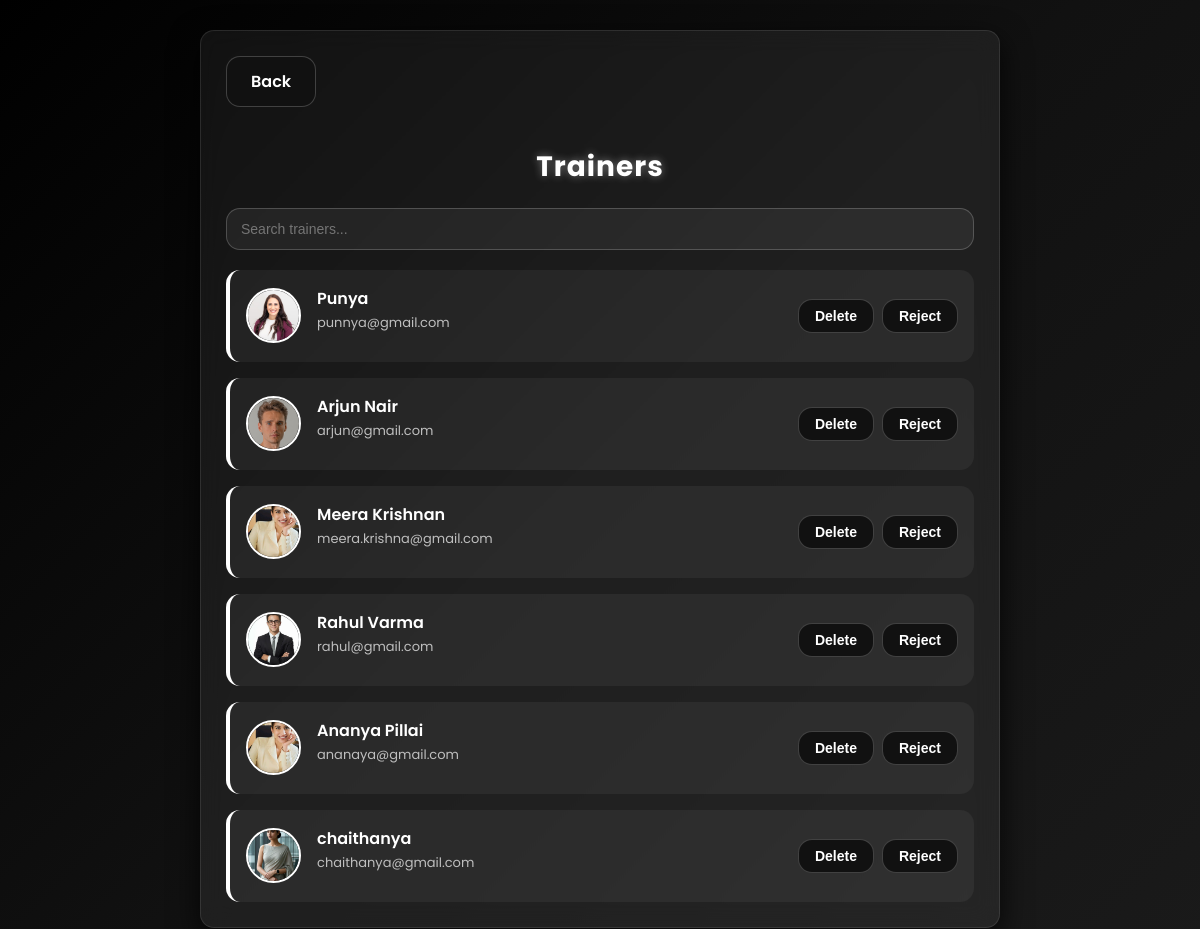
/trainerlist/, run on the app's committed database.
### danceapp/models.py (models this page shows)
class Trainer(models.Model):
    name=models.CharField(max_length=100,null=True,blank=True)
    email=models.EmailField(max_length=100,null=True,blank=True,unique=True)
    phone=models.IntegerField(null=True,blank=True)
    password=models.CharField(max_length=20,null=True,blank=True)
    experience=models.IntegerField(null=True,blank=True)
    idproof=models.FileField(upload_to='images/',null=True,blank=True)
    GENDER_CHOICES=[
        ('M','male'),
        ('F','female'),
        ('O','other'),
    ]
    gender=models.CharField(max_length=1,choices=GENDER_CHOICES,null=True,blank=True)
    image=models.FileField(upload_to='images/',null=True,blank=True)
    isapproved=models.BooleanField(default=False)
    isrejected=models.BooleanField(default=False)

### danceapp/views.py (the view)
# urls.py: path('trainerlist/',views.trainerlist,name='trainerlist'),
def trainerlist(request):
    trainer=models.Trainer.objects.all()
    return render(request,'trainerlist.html',{'trainer':trainer})

### danceapp/templates/trainerlist.html (shortened to what this page needs)
<!DOCTYPE html>
<html lang="en">
<head>
</head>
<body>
<div class="container">
<a href="/adminhome/" class="back-btn">Back</a>
<h1>Trainers</h1>
<div class="search-bar">
<input type="text" id="searchInput" placeholder="Search trainers...">
</div>
<div class="user-list" id="userList">
{% for t in trainer %}
<div class="user-card">
<div class="avatar">
{% if t.image %}
<img src="{{t.image.url}}" alt="avatar">
{% endif %}
</div>
<div class="info">
<p class="name">{{t.name}}</p>
<p class="sub">{{t.email}}</p>
</div>
<a href="/deletetrainer/{{t.id}}">
<button class="delete-btn">Delete</button>
</a>
{% if not t.isapproved %}
<a href="/approveuser/{{t.id}}">
<button class="approve-btn">Approve</button>
</a>
{% elif not t.isrejected %}
<a href="/rejectuser/{{t.id}}">
<button class="reject-btn">Reject</button>
</a>
{% endif %}
</div>
{% endfor %}
</div>
</div>
</body>
</html>

### danceapp/templates/trainerlist.html (style rules this page uses)
:root { --bg-dark:#000; --panel:rgba(255,255,255,0.06); --card-bg:rgba(255,255,255,0.05); --text:#ffffff; --muted:#bfbfbf; --accent:#ffffff; --radius:14px; --shadow:0 10px 30px rgba(0,0,0,0.8); }
* { box-sizing:border-box; }
body { margin:0; font-family:'Poppins',sans-serif; background:linear-gradient(135deg,#000,#111,#1a1a1a); color:var(--text); display:flex; justify-content:center; min-height:100vh; padding:30px; }
.container { width:100%; max-width:800px; background:var(--panel); backdrop-filter:blur(12px); border-radius:var(--radius); padding:25px; box-shadow:var(--shadow); border:1px solid rgba(255,255,255,0.1); }
h1 { text-align:center; font-size:28px; margin-bottom:20px; font-weight:700; color:#fff; letter-spacing:1px; text-shadow:0 0 8px rgba(255,255,255,0.4); }
.back-btn { display:inline-block; background:#111; color:#fff; padding:12px 24px; text-decoration:none; border-radius:var(--radius); font-size:16px; font-weight:600; margin-bottom:20px; border:1px solid rgba(255,255,255,0.2); transition:0.3s; }
.search-bar { display:flex; gap:10px; flex-wrap:wrap; margin-bottom:20px; }
.search-bar input { flex:1; padding:12px 14px; border-radius:var(--radius); border:1px solid rgba(255,255,255,0.2); background:rgba(255,255,255,0.06); color:var(--text); font-size:14px; outline:none; transition:0.3s; }
.user-list { display:flex; flex-direction:column; gap:16px; }
.user-card { display:flex; align-items:center; background:var(--card-bg); padding:16px; border-radius:var(--radius); transition:0.3s; border-left:4px solid #fff; }
.avatar { width:55px; height:55px; border-radius:50%; overflow:hidden; margin-right:16px; border:2px solid #fff; transition:0.3s; }
.avatar img { width:100%; height:100%; object-fit:cover; }
.info { flex:1; }
.name { font-size:16px; font-weight:600; margin:0; }
.sub { font-size:13px; color:var(--muted); margin-top:2px; }
.delete-btn, .approve-btn, .reject-btn { padding:8px 16px; border-radius:var(--radius); font-weight:600; font-size:14px; border:1px solid rgba(255,255,255,0.2); cursor:pointer; transition:0.3s; margin-left:8px; background:#111; color:#fff; }

### data on the page
Trainer: image (picture), name "Punya", email "punnya@gmail.com"
Trainer: image (picture), name "Arjun Nair", email "arjun@gmail.com"
Trainer: image (picture), name "Meera Krishnan", email "meera.krishna@gmail.com"
Trainer: image (picture), name "Rahul Varma", email "rahul@gmail.com"
Trainer: image (picture), name "Ananya Pillai", email "ananaya@gmail.com"
Trainer: image (picture), name "chaithanya", email "chaithanya@gmail.com"
